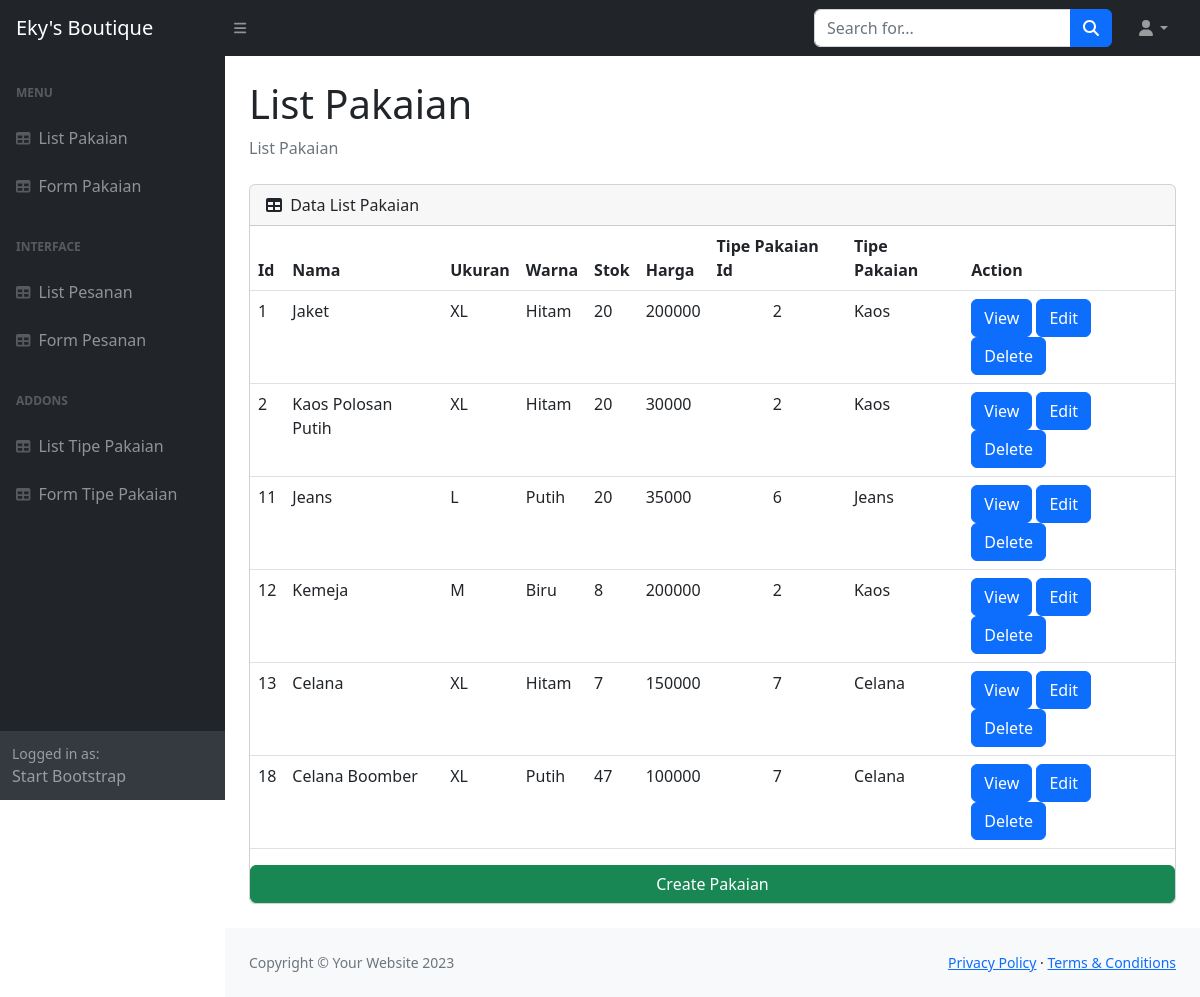
Screenshot of /backend/Pakaian/index.php with the database file from the repository.
### tables this page shows
CREATE TABLE `pakaian` (
  `id` int(11) NOT NULL,
  `nama` varchar(45) NOT NULL,
  `ukuran` varchar(45) DEFAULT NULL,
  `warna` varchar(45) DEFAULT NULL,
  `stok` int(11) NOT NULL,
  `harga` int(32) DEFAULT NULL,
  `tipe_pakaian_id` int(45) DEFAULT NULL,
  `image_location` text DEFAULT NULL
);

CREATE TABLE `tipe_pakaian` (
  `id` int(11) NOT NULL,
  `tipe` varchar(45) DEFAULT NULL
);

### backend/Pakaian/index.php (the view)
<?php
    include_once('../../database/dbkoneksi.php');
    $sql = "SELECT * FROM pakaian";
    $rs = $dbh->query($sql);
?>
<!DOCTYPE html>
<html lang="en">
    <?php include("../Shared/head.php"); ?>
    <body class="sb-nav-fixed">
        <?php include("../Shared/nav_header.php"); ?>
        <div id="layoutSidenav">
            <?php include("../Shared/nav_sidebar.php"); ?>
            <div id="layoutSidenav_content">
                <main>
                    <div class="container-fluid px-4">
                        <h1 class="mt-4">List Pakaian</h1>
                        <ol class="breadcrumb mb-4">
                            <li class="breadcrumb-item active">List Pakaian</li>
                        </ol>
                        <div class="card mb-4">
                            <div class="card-header">
                                <i class="fas fa-table me-1"></i>
                                Data List Pakaian
                            </div>
                            <table id="datatablesSimple" class="table">
                                <thead>
                                    <tr>
                                        <th>Id</th>
                                        <th>Nama</th>
                                        <th>Ukuran</th>
                                        <th>Warna</th>
                                        <th>Stok</th>
                                        <th>Harga</th>
                                        <th>Tipe Pakaian Id</th>
                                        <th>Tipe Pakaian</th>
                                        <th>Action</th>
                                    </tr>
                                </thead>
                                <tbody>
                                <?php
                                    foreach($rs as $row){
                                        $id_tipe_pakaian = $row['tipe_pakaian_id'];
                                        $sql_get_tipe_pakaian_id = "SELECT * FROM tipe_pakaian WHERE id=?";
                                        $rs_tipe_pakaian = $dbh->prepare($sql_get_tipe_pakaian_id);
                                        $rs_tipe_pakaian -> execute([$id_tipe_pakaian]);
                                        $rs_tipe_pakaian_value = $rs_tipe_pakaian->fetch();
                                ?>
                                    <tr>
                                        <td><?=$row['id']?></td>
                                        <td><?=$row['nama']?></td>
                                        <td><?=$row['ukuran']?></td>
                                        <td><?=$row['warna']?></td>
                                        <td><?=$row['stok']?></td>
                                        <td><?=$row['harga']?></td>
                                        <td align="center"><?=$row['tipe_pakaian_id']?></td>
                                        <td><?=$rs_tipe_pakaian_value['tipe']?></td>
                                        <td colspan="3">
                                            <a class="btn btn-primary" href="view.php?id=<?=$row['id']?>">View</a>
                                            <a class="btn btn-primary" href="update.php?idedit=<?=$row['id']?>">Edit</a>
                                            <a class="btn btn-primary" href="delete.php?iddel=<?=$row['id']?>"
                                            onclick="if(!confirm('Anda Yakin Hapus Data Pelanggan <?=$row['nama']?>?')) {return false}"
                                            >Delete</a>
                                        </td>
                                    </tr>
                                <?php
                                    }
                                ?>
                                </tbody>
                            </table>
                            <a class="btn btn-success" href="form_pakaian.php" role="button">Create Pakaian</a>
                        </div>
                    </div>
                </main>
                <?php include("../Shared/footer.php"); ?>
            </div>
        </div>
    </body>
</html>

### backend/Shared/head.php (shortened to what this page needs)
<head>
    <link href="https://cdn.jsdelivr.net/npm/simple-datatables@7.1.2/dist/style.min.css" rel="stylesheet" />
    <link href="../css/styles.css" rel="stylesheet" />
</head>

### backend/Shared/nav_header.php (shortened to what this page needs)
<nav class="sb-topnav navbar navbar-expand navbar-dark bg-dark">
    <a class="navbar-brand ps-3" href="../../frontend/index.php">Eky's Boutique</a>
    <button class="btn btn-link btn-sm order-1 order-lg-0 me-4 me-lg-0" id="sidebarToggle" href="#!"><i class="fas fa-bars"></i></button>
    <form class="d-none d-md-inline-block form-inline ms-auto me-0 me-md-3 my-2 my-md-0">
        <div class="input-group">
            <input class="form-control" type="text" placeholder="Search for..." aria-label="Search for..." aria-describedby="btnNavbarSearch" />
            <button class="btn btn-primary" id="btnNavbarSearch" type="button"><i class="fas fa-search"></i></button>
        </div>
    </form>
    <ul class="navbar-nav ms-auto ms-md-0 me-3 me-lg-4">
        <li class="nav-item dropdown">
            <a class="nav-link dropdown-toggle" id="navbarDropdown" href="#" role="button" data-bs-toggle="dropdown" aria-expanded="false"><i class="fas fa-user fa-fw"></i></a>
        </li>
    </ul>
</nav>

### backend/Shared/nav_sidebar.php
<div id="layoutSidenav_nav">
    <nav class="sb-sidenav accordion sb-sidenav-dark" id="sidenavAccordion">
        <div class="sb-sidenav-menu">
            <div class="nav">
            <div class="sb-sidenav-menu-heading">Menu</div>
                <a class="nav-link" href="../Pakaian/index.php">
                    <div class="sb-nav-link-icon"><i class="fas fa-table"></i></div>
                    List Pakaian
                </a>
                <a class="nav-link" href="../Pakaian/form_pakaian.php">
                    <div class="sb-nav-link-icon"><i class="fas fa-table"></i></div>
                    Form Pakaian
                </a>
                <div class="sb-sidenav-menu-heading">Interface</div>
                <a class="nav-link" href="../Pesanan/index.php">
                    <div class="sb-nav-link-icon"><i class="fas fa-table"></i></div>
                    List Pesanan
                </a>
                <a class="nav-link" href="../Pesanan/form_pesanan.php">
                    <div class="sb-nav-link-icon"><i class="fas fa-table"></i></div>
                    Form Pesanan
                </a>
                <div class="sb-sidenav-menu-heading">Addons</div>
                <a class="nav-link" href="../Tipe_Pakaian/index.php">
                    <div class="sb-nav-link-icon"><i class="fas fa-table"></i></div>
                    List Tipe Pakaian
                </a>
                <a class="nav-link" href="../Tipe_Pakaian/form_tipe_pakaian.php">
                    <div class="sb-nav-link-icon"><i class="fas fa-table"></i></div>
                    Form Tipe Pakaian
                </a>
            </div>
        </div>
        <div class="sb-sidenav-footer">
            <div class="small">Logged in as:</div>
            Start Bootstrap
        </div>
    </nav>
</div>

### backend/Shared/footer.php
<footer class="py-4 bg-light mt-auto">
    <div class="container-fluid px-4">
        <div class="d-flex align-items-center justify-content-between small">
            <div class="text-muted">Copyright &copy; Your Website 2023</div>
            <div>
                <a href="#">Privacy Policy</a>
                &middot;
                <a href="#">Terms &amp; Conditions</a>
            </div>
        </div>
    </div>
</footer>

### rows the page displays
pakaian: id "1", nama "Jaket", ukuran "XL", warna "Hitam", stok "20", harga "200000", tipe_pakaian "2", tipe_pakaian.tipe "Kaos"
pakaian: id "2", nama "Kaos Polosan Putih", ukuran "XL", warna "Hitam", stok "20", harga "30000", tipe_pakaian "2", tipe_pakaian.tipe "Kaos"
pakaian: id "11", nama "Jeans", ukuran "L", warna "Putih", stok "20", harga "35000", tipe_pakaian "6", tipe_pakaian.tipe "Jeans"
pakaian: id "12", nama "Kemeja", ukuran "M", warna "Biru", stok "8", harga "200000", tipe_pakaian "2", tipe_pakaian.tipe "Kaos"
pakaian: id "13", nama "Celana", ukuran "XL", warna "Hitam", stok "7", harga "150000", tipe_pakaian "7", tipe_pakaian.tipe "Celana"
pakaian: id "18", nama "Celana Boomber", ukuran "XL", warna "Putih", stok "47", harga "100000", tipe_pakaian "7", tipe_pakaian.tipe "Celana"
